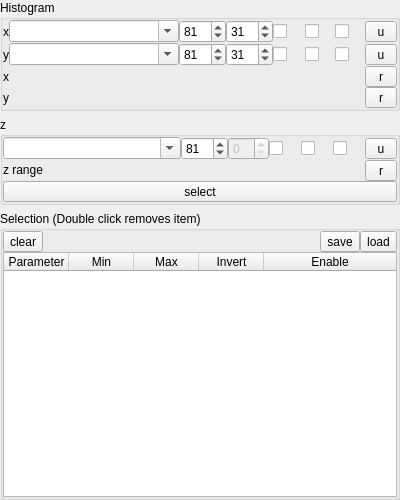
<?xml version="1.0" encoding="UTF-8"?>
<ui version="4.0">
 <class>Form</class>
 <widget class="QWidget" name="Form">
  <property name="geometry">
   <rect>
    <x>0</x>
    <y>0</y>
    <width>400</width>
    <height>500</height>
   </rect>
  </property>
  <property name="sizePolicy">
   <sizepolicy hsizetype="Preferred" vsizetype="Expanding">
    <horstretch>0</horstretch>
    <verstretch>0</verstretch>
   </sizepolicy>
  </property>
  <property name="windowTitle">
   <string>Form</string>
  </property>
  <layout class="QVBoxLayout" name="verticalLayout_3">
   <property name="leftMargin">
    <number>0</number>
   </property>
   <property name="topMargin">
    <number>0</number>
   </property>
   <property name="rightMargin">
    <number>0</number>
   </property>
   <property name="bottomMargin">
    <number>0</number>
   </property>
   <item>
    <widget class="QGroupBox" name="groupBox_2">
     <property name="sizePolicy">
      <sizepolicy hsizetype="Minimum" vsizetype="Minimum">
       <horstretch>0</horstretch>
       <verstretch>0</verstretch>
      </sizepolicy>
     </property>
     <property name="title">
      <string>Histogram</string>
     </property>
     <layout class="QVBoxLayout" name="verticalLayout_2">
      <property name="spacing">
       <number>0</number>
      </property>
      <property name="leftMargin">
       <number>0</number>
      </property>
      <property name="topMargin">
       <number>0</number>
      </property>
      <property name="rightMargin">
       <number>0</number>
      </property>
      <property name="bottomMargin">
       <number>0</number>
      </property>
      <item>
       <layout class="QGridLayout" name="gridLayout_6">
        <property name="spacing">
         <number>0</number>
        </property>
        <item row="3" column="5">
         <widget class="QCheckBox" name="checkBoxNormX">
          <property name="sizePolicy">
           <sizepolicy hsizetype="Minimum" vsizetype="Minimum">
            <horstretch>0</horstretch>
            <verstretch>0</verstretch>
           </sizepolicy>
          </property>
          <property name="minimumSize">
           <size>
            <width>32</width>
            <height>0</height>
           </size>
          </property>
          <property name="toolTip">
           <string>Normalized density</string>
          </property>
          <property name="text">
           <string/>
          </property>
         </widget>
        </item>
        <item row="6" column="0">
         <widget class="QLabel" name="label_3">
          <property name="text">
           <string>y</string>
          </property>
         </widget>
        </item>
        <item row="5" column="0">
         <widget class="QLabel" name="label_2">
          <property name="sizePolicy">
           <sizepolicy hsizetype="Fixed" vsizetype="Preferred">
            <horstretch>0</horstretch>
            <verstretch>0</verstretch>
           </sizepolicy>
          </property>
          <property name="text">
           <string>x</string>
          </property>
         </widget>
        </item>
        <item row="4" column="4">
         <widget class="QSpinBox" name="spinBoxBin2DY">
          <property name="sizePolicy">
           <sizepolicy hsizetype="Fixed" vsizetype="Fixed">
            <horstretch>0</horstretch>
            <verstretch>0</verstretch>
           </sizepolicy>
          </property>
          <property name="toolTip">
           <string>Number of 2D bins</string>
          </property>
          <property name="minimum">
           <number>1</number>
          </property>
          <property name="maximum">
           <number>999</number>
          </property>
          <property name="value">
           <number>31</number>
          </property>
         </widget>
        </item>
        <item row="3" column="6">
         <widget class="QCheckBox" name="checkBoxLogX">
          <property name="sizePolicy">
           <sizepolicy hsizetype="Fixed" vsizetype="Fixed">
            <horstretch>0</horstretch>
            <verstretch>0</verstretch>
           </sizepolicy>
          </property>
          <property name="toolTip">
           <string>Logarithmic axis</string>
          </property>
          <property name="text">
           <string/>
          </property>
         </widget>
        </item>
        <item row="4" column="6">
         <widget class="QCheckBox" name="checkBoxLogY">
          <property name="sizePolicy">
           <sizepolicy hsizetype="Fixed" vsizetype="Fixed">
            <horstretch>0</horstretch>
            <verstretch>0</verstretch>
           </sizepolicy>
          </property>
          <property name="minimumSize">
           <size>
            <width>30</width>
            <height>0</height>
           </size>
          </property>
          <property name="toolTip">
           <string>Logarithmic axis</string>
          </property>
          <property name="text">
           <string/>
          </property>
         </widget>
        </item>
        <item row="3" column="4">
         <widget class="QSpinBox" name="spinBoxBin2DX">
          <property name="sizePolicy">
           <sizepolicy hsizetype="Fixed" vsizetype="Fixed">
            <horstretch>0</horstretch>
            <verstretch>0</verstretch>
           </sizepolicy>
          </property>
          <property name="toolTip">
           <string>Number of 2D bins</string>
          </property>
          <property name="minimum">
           <number>1</number>
          </property>
          <property name="maximum">
           <number>999</number>
          </property>
          <property name="value">
           <number>31</number>
          </property>
         </widget>
        </item>
        <item row="4" column="7">
         <widget class="QCheckBox" name="checkBoxAutoScaleY">
          <property name="toolTip">
           <string>If checked the axis is changed and no default scale is defined the axis scale is updated.</string>
          </property>
          <property name="text">
           <string/>
          </property>
          <property name="checked">
           <bool>false</bool>
          </property>
         </widget>
        </item>
        <item row="3" column="7">
         <widget class="QCheckBox" name="checkBoxAutoScaleX">
          <property name="sizePolicy">
           <sizepolicy hsizetype="Fixed" vsizetype="Fixed">
            <horstretch>0</horstretch>
            <verstretch>0</verstretch>
           </sizepolicy>
          </property>
          <property name="minimumSize">
           <size>
            <width>30</width>
            <height>0</height>
           </size>
          </property>
          <property name="toolTip">
           <string>&lt;html&gt;&lt;head/&gt;&lt;body&gt;&lt;p&gt;If checked the axis is changed and no default scale is defined the axis scale is updated.&lt;/p&gt;&lt;/body&gt;&lt;/html&gt;</string>
          </property>
          <property name="text">
           <string/>
          </property>
          <property name="checked">
           <bool>false</bool>
          </property>
         </widget>
        </item>
        <item row="4" column="5">
         <widget class="QCheckBox" name="checkBoxNormY">
          <property name="sizePolicy">
           <sizepolicy hsizetype="Fixed" vsizetype="Fixed">
            <horstretch>0</horstretch>
            <verstretch>0</verstretch>
           </sizepolicy>
          </property>
          <property name="toolTip">
           <string>Normalized density</string>
          </property>
          <property name="text">
           <string/>
          </property>
         </widget>
        </item>
        <item row="3" column="2">
         <widget class="QComboBox" name="comboBoxSelX">
          <property name="sizePolicy">
           <sizepolicy hsizetype="MinimumExpanding" vsizetype="Fixed">
            <horstretch>0</horstretch>
            <verstretch>0</verstretch>
           </sizepolicy>
          </property>
          <property name="editable">
           <bool>true</bool>
          </property>
         </widget>
        </item>
        <item row="4" column="3">
         <widget class="QSpinBox" name="spinBoxBin1DY">
          <property name="sizePolicy">
           <sizepolicy hsizetype="Fixed" vsizetype="Fixed">
            <horstretch>0</horstretch>
            <verstretch>0</verstretch>
           </sizepolicy>
          </property>
          <property name="toolTip">
           <string>Number of 1D bins.</string>
          </property>
          <property name="minimum">
           <number>1</number>
          </property>
          <property name="maximum">
           <number>999</number>
          </property>
          <property name="value">
           <number>81</number>
          </property>
         </widget>
        </item>
        <item row="3" column="0">
         <widget class="QLabel" name="label">
          <property name="sizePolicy">
           <sizepolicy hsizetype="Fixed" vsizetype="Preferred">
            <horstretch>0</horstretch>
            <verstretch>0</verstretch>
           </sizepolicy>
          </property>
          <property name="text">
           <string>x</string>
          </property>
         </widget>
        </item>
        <item row="4" column="0">
         <widget class="QLabel" name="label_8">
          <property name="text">
           <string>y</string>
          </property>
         </widget>
        </item>
        <item row="5" column="2" colspan="6">
         <layout class="QHBoxLayout" name="horizontalLayout">
          <property name="spacing">
           <number>0</number>
          </property>
         </layout>
        </item>
        <item row="4" column="2">
         <widget class="QComboBox" name="comboBoxSelY">
          <property name="sizePolicy">
           <sizepolicy hsizetype="Expanding" vsizetype="Fixed">
            <horstretch>0</horstretch>
            <verstretch>0</verstretch>
           </sizepolicy>
          </property>
          <property name="editable">
           <bool>true</bool>
          </property>
         </widget>
        </item>
        <item row="6" column="2" colspan="6">
         <layout class="QHBoxLayout" name="horizontalLayout_2">
          <property name="spacing">
           <number>0</number>
          </property>
         </layout>
        </item>
        <item row="3" column="3">
         <widget class="QSpinBox" name="spinBoxBin1DX">
          <property name="sizePolicy">
           <sizepolicy hsizetype="Minimum" vsizetype="Fixed">
            <horstretch>0</horstretch>
            <verstretch>0</verstretch>
           </sizepolicy>
          </property>
          <property name="toolTip">
           <string>Number of 1D bins</string>
          </property>
          <property name="minimum">
           <number>1</number>
          </property>
          <property name="maximum">
           <number>999</number>
          </property>
          <property name="value">
           <number>81</number>
          </property>
         </widget>
        </item>
        <item row="3" column="8">
         <widget class="QToolButton" name="toolButtonSetXAxis">
          <property name="enabled">
           <bool>true</bool>
          </property>
          <property name="sizePolicy">
           <sizepolicy hsizetype="Minimum" vsizetype="Fixed">
            <horstretch>0</horstretch>
            <verstretch>0</verstretch>
           </sizepolicy>
          </property>
          <property name="minimumSize">
           <size>
            <width>32</width>
            <height>0</height>
           </size>
          </property>
          <property name="toolTip">
           <string>&lt;html&gt;&lt;head/&gt;&lt;body&gt;&lt;p&gt;Update default axis range.&lt;/p&gt;&lt;p&gt;To save current default axis settings use the Settings-&amp;gt;Save Menu.&lt;/p&gt;&lt;/body&gt;&lt;/html&gt;</string>
          </property>
          <property name="text">
           <string>u</string>
          </property>
         </widget>
        </item>
        <item row="4" column="8">
         <widget class="QToolButton" name="toolButtonSetYAxis">
          <property name="enabled">
           <bool>true</bool>
          </property>
          <property name="sizePolicy">
           <sizepolicy hsizetype="Minimum" vsizetype="Fixed">
            <horstretch>0</horstretch>
            <verstretch>0</verstretch>
           </sizepolicy>
          </property>
          <property name="toolTip">
           <string>&lt;html&gt;&lt;head/&gt;&lt;body&gt;&lt;p&gt;Update default axis range.&lt;/p&gt;&lt;p&gt;To save current default axis settings use the Settings-&amp;gt;Save Menu.&lt;/p&gt;&lt;/body&gt;&lt;/html&gt;</string>
          </property>
          <property name="text">
           <string>u</string>
          </property>
         </widget>
        </item>
        <item row="6" column="8">
         <widget class="QToolButton" name="toolButtonAutoY">
          <property name="sizePolicy">
           <sizepolicy hsizetype="Minimum" vsizetype="Fixed">
            <horstretch>0</horstretch>
            <verstretch>0</verstretch>
           </sizepolicy>
          </property>
          <property name="text">
           <string>r</string>
          </property>
         </widget>
        </item>
        <item row="5" column="8">
         <widget class="QToolButton" name="toolButtonAutoX">
          <property name="sizePolicy">
           <sizepolicy hsizetype="Minimum" vsizetype="Fixed">
            <horstretch>0</horstretch>
            <verstretch>0</verstretch>
           </sizepolicy>
          </property>
          <property name="text">
           <string>r</string>
          </property>
         </widget>
        </item>
       </layout>
      </item>
     </layout>
    </widget>
   </item>
   <item>
    <widget class="QGroupBox" name="groupBox_3">
     <property name="sizePolicy">
      <sizepolicy hsizetype="Preferred" vsizetype="Minimum">
       <horstretch>0</horstretch>
       <verstretch>0</verstretch>
      </sizepolicy>
     </property>
     <property name="title">
      <string>z</string>
     </property>
     <layout class="QVBoxLayout" name="verticalLayout_5">
      <property name="spacing">
       <number>0</number>
      </property>
      <property name="leftMargin">
       <number>0</number>
      </property>
      <property name="topMargin">
       <number>0</number>
      </property>
      <property name="rightMargin">
       <number>0</number>
      </property>
      <property name="bottomMargin">
       <number>0</number>
      </property>
      <item>
       <layout class="QGridLayout" name="gridLayout_2">
        <property name="spacing">
         <number>0</number>
        </property>
        <item row="0" column="15">
         <widget class="QToolButton" name="toolButtonSetZAxis">
          <property name="enabled">
           <bool>true</bool>
          </property>
          <property name="sizePolicy">
           <sizepolicy hsizetype="Fixed" vsizetype="Fixed">
            <horstretch>0</horstretch>
            <verstretch>0</verstretch>
           </sizepolicy>
          </property>
          <property name="minimumSize">
           <size>
            <width>32</width>
            <height>0</height>
           </size>
          </property>
          <property name="toolTip">
           <string>&lt;html&gt;&lt;head/&gt;&lt;body&gt;&lt;p&gt;Update default axis range.&lt;/p&gt;&lt;p&gt;To save current default axis settings use the Settings-&amp;gt;Save Menu.&lt;/p&gt;&lt;/body&gt;&lt;/html&gt;</string>
          </property>
          <property name="text">
           <string>u</string>
          </property>
         </widget>
        </item>
        <item row="1" column="0">
         <widget class="QLabel" name="label_7">
          <property name="sizePolicy">
           <sizepolicy hsizetype="Fixed" vsizetype="Fixed">
            <horstretch>0</horstretch>
            <verstretch>0</verstretch>
           </sizepolicy>
          </property>
          <property name="text">
           <string>z range</string>
          </property>
         </widget>
        </item>
        <item row="1" column="15">
         <widget class="QToolButton" name="toolButtonAutoZ">
          <property name="sizePolicy">
           <sizepolicy hsizetype="Minimum" vsizetype="Fixed">
            <horstretch>0</horstretch>
            <verstretch>0</verstretch>
           </sizepolicy>
          </property>
          <property name="text">
           <string>r</string>
          </property>
         </widget>
        </item>
        <item row="1" column="1" colspan="13">
         <layout class="QHBoxLayout" name="horizontalLayout_3">
          <property name="spacing">
           <number>0</number>
          </property>
         </layout>
        </item>
        <item row="0" column="14">
         <widget class="QCheckBox" name="checkBoxAutoScaleZ">
          <property name="sizePolicy">
           <sizepolicy hsizetype="Fixed" vsizetype="Fixed">
            <horstretch>0</horstretch>
            <verstretch>0</verstretch>
           </sizepolicy>
          </property>
          <property name="minimumSize">
           <size>
            <width>32</width>
            <height>0</height>
           </size>
          </property>
          <property name="toolTip">
           <string>If checked the axis is changed and no default scale is defined the axis scale is updated.</string>
          </property>
          <property name="text">
           <string/>
          </property>
          <property name="checked">
           <bool>false</bool>
          </property>
         </widget>
        </item>
        <item row="0" column="13">
         <widget class="QCheckBox" name="checkBoxLogZ">
          <property name="sizePolicy">
           <sizepolicy hsizetype="Fixed" vsizetype="Fixed">
            <horstretch>0</horstretch>
            <verstretch>0</verstretch>
           </sizepolicy>
          </property>
          <property name="minimumSize">
           <size>
            <width>32</width>
            <height>0</height>
           </size>
          </property>
          <property name="toolTip">
           <string>Logarithmic axis</string>
          </property>
          <property name="text">
           <string/>
          </property>
         </widget>
        </item>
        <item row="0" column="12">
         <widget class="QCheckBox" name="checkBoxNormZ">
          <property name="sizePolicy">
           <sizepolicy hsizetype="Fixed" vsizetype="Fixed">
            <horstretch>0</horstretch>
            <verstretch>0</verstretch>
           </sizepolicy>
          </property>
          <property name="minimumSize">
           <size>
            <width>32</width>
            <height>0</height>
           </size>
          </property>
          <property name="toolTip">
           <string>Normalized density</string>
          </property>
          <property name="text">
           <string/>
          </property>
         </widget>
        </item>
        <item row="0" column="11">
         <widget class="QSpinBox" name="spinBoxBin2DZ">
          <property name="enabled">
           <bool>false</bool>
          </property>
         </widget>
        </item>
        <item row="0" column="10">
         <widget class="QSpinBox" name="spinBoxBin1DZ">
          <property name="toolTip">
           <string>Number of 1D bins.</string>
          </property>
          <property name="minimum">
           <number>1</number>
          </property>
          <property name="maximum">
           <number>999</number>
          </property>
          <property name="value">
           <number>81</number>
          </property>
         </widget>
        </item>
        <item row="0" column="0" colspan="10">
         <widget class="QComboBox" name="comboBoxSelZ">
          <property name="sizePolicy">
           <sizepolicy hsizetype="Expanding" vsizetype="Fixed">
            <horstretch>0</horstretch>
            <verstretch>0</verstretch>
           </sizepolicy>
          </property>
          <property name="editable">
           <bool>true</bool>
          </property>
         </widget>
        </item>
       </layout>
      </item>
      <item>
       <layout class="QVBoxLayout" name="verticalLayout_4">
        <property name="spacing">
         <number>0</number>
        </property>
        <property name="sizeConstraint">
         <enum>QLayout::SetDefaultConstraint</enum>
        </property>
        <item>
         <widget class="QToolButton" name="toolButtonAddSelection">
          <property name="sizePolicy">
           <sizepolicy hsizetype="Minimum" vsizetype="Fixed">
            <horstretch>0</horstretch>
            <verstretch>0</verstretch>
           </sizepolicy>
          </property>
          <property name="toolTip">
           <string>Add a new selection range to the selection list.</string>
          </property>
          <property name="layoutDirection">
           <enum>Qt::RightToLeft</enum>
          </property>
          <property name="text">
           <string>select</string>
          </property>
         </widget>
        </item>
       </layout>
      </item>
     </layout>
    </widget>
   </item>
   <item>
    <widget class="QGroupBox" name="groupBox">
     <property name="sizePolicy">
      <sizepolicy hsizetype="Expanding" vsizetype="Expanding">
       <horstretch>0</horstretch>
       <verstretch>0</verstretch>
      </sizepolicy>
     </property>
     <property name="minimumSize">
      <size>
       <width>0</width>
       <height>0</height>
      </size>
     </property>
     <property name="maximumSize">
      <size>
       <width>16777215</width>
       <height>16777215</height>
      </size>
     </property>
     <property name="title">
      <string>Selection (Double click removes item)</string>
     </property>
     <layout class="QVBoxLayout" name="verticalLayout">
      <property name="spacing">
       <number>0</number>
      </property>
      <property name="leftMargin">
       <number>0</number>
      </property>
      <property name="topMargin">
       <number>0</number>
      </property>
      <property name="rightMargin">
       <number>0</number>
      </property>
      <property name="bottomMargin">
       <number>0</number>
      </property>
      <item>
       <layout class="QHBoxLayout" name="horizontalLayout_4">
        <property name="spacing">
         <number>0</number>
        </property>
        <item>
         <widget class="QToolButton" name="toolButtonClearSelection">
          <property name="text">
           <string>clear</string>
          </property>
         </widget>
        </item>
        <item>
         <spacer name="horizontalSpacer">
          <property name="orientation">
           <enum>Qt::Horizontal</enum>
          </property>
          <property name="sizeHint" stdset="0">
           <size>
            <width>40</width>
            <height>20</height>
           </size>
          </property>
         </spacer>
        </item>
        <item>
         <widget class="QToolButton" name="toolButtonSaveSelection">
          <property name="text">
           <string>save</string>
          </property>
         </widget>
        </item>
        <item>
         <widget class="QToolButton" name="toolButtonLoadSelection">
          <property name="text">
           <string>load</string>
          </property>
         </widget>
        </item>
       </layout>
      </item>
      <item>
       <widget class="QTableWidget" name="tableWidget">
        <property name="sizePolicy">
         <sizepolicy hsizetype="MinimumExpanding" vsizetype="Expanding">
          <horstretch>0</horstretch>
          <verstretch>0</verstretch>
         </sizepolicy>
        </property>
        <property name="minimumSize">
         <size>
          <width>0</width>
          <height>0</height>
         </size>
        </property>
        <property name="toolTip">
         <string>Double click to remove a selection</string>
        </property>
        <property name="editTriggers">
         <set>QAbstractItemView::AnyKeyPressed|QAbstractItemView::EditKeyPressed|QAbstractItemView::SelectedClicked</set>
        </property>
        <attribute name="horizontalHeaderDefaultSectionSize">
         <number>65</number>
        </attribute>
        <attribute name="horizontalHeaderStretchLastSection">
         <bool>true</bool>
        </attribute>
        <attribute name="verticalHeaderMinimumSectionSize">
         <number>25</number>
        </attribute>
        <attribute name="verticalHeaderDefaultSectionSize">
         <number>35</number>
        </attribute>
        <column>
         <property name="text">
          <string>Parameter</string>
         </property>
        </column>
        <column>
         <property name="text">
          <string>Min</string>
         </property>
        </column>
        <column>
         <property name="text">
          <string>Max</string>
         </property>
        </column>
        <column>
         <property name="text">
          <string>Invert</string>
         </property>
        </column>
        <column>
         <property name="text">
          <string>Enable</string>
         </property>
        </column>
       </widget>
      </item>
     </layout>
    </widget>
   </item>
  </layout>
  <action name="actionUpdatePlots">
   <property name="text">
    <string>UpdatePlots</string>
   </property>
  </action>
  <action name="actionAdd_Selection">
   <property name="text">
    <string>Add Selection</string>
   </property>
  </action>
  <action name="actionClear_Selection">
   <property name="text">
    <string>Clear Selection</string>
   </property>
  </action>
  <action name="actionAuto_range_x">
   <property name="text">
    <string>Auto range x</string>
   </property>
  </action>
  <action name="actionAuto_range_y">
   <property name="text">
    <string>Auto range y</string>
   </property>
  </action>
  <action name="actionSelectionTableClicked">
   <property name="text">
    <string>SelectionTableClicked</string>
   </property>
  </action>
  <action name="actionUpdate_axis_scales">
   <property name="text">
    <string>Update axis scales</string>
   </property>
  </action>
  <action name="actionAuto_range_z">
   <property name="text">
    <string>Auto range z</string>
   </property>
  </action>
  <action name="actionSave_selection">
   <property name="text">
    <string>Save selection</string>
   </property>
  </action>
  <action name="actionLoad_selection">
   <property name="text">
    <string>Load selection</string>
   </property>
  </action>
  <action name="actionX_axis_changed">
   <property name="text">
    <string>X axis changed</string>
   </property>
  </action>
  <action name="actionY_axis_changed">
   <property name="text">
    <string>actionY_axis_changed</string>
   </property>
  </action>
  <action name="actionZ_axis_changed">
   <property name="text">
    <string>actionZ_axis_changed</string>
   </property>
  </action>
  <action name="actionUpdate_x_axis_settings">
   <property name="text">
    <string>Update x axis settings</string>
   </property>
  </action>
  <action name="actionUpdate_y_axis_settings">
   <property name="text">
    <string>Update y axis settings</string>
   </property>
   <property name="toolTip">
    <string>Update y axis settings</string>
   </property>
  </action>
  <action name="actionUpdate_z_axis_settings">
   <property name="text">
    <string>Update z axis settings</string>
   </property>
   <property name="toolTip">
    <string>Update z axis settings</string>
   </property>
  </action>
 </widget>
 <resources/>
 <connections>
  <connection>
   <sender>tableWidget</sender>
   <signal>cellDoubleClicked(int,int)</signal>
   <receiver>actionSelectionTableClicked</receiver>
   <slot>trigger()</slot>
   <hints>
    <hint type="sourcelabel">
     <x>199</x>
     <y>299</y>
    </hint>
    <hint type="destinationlabel">
     <x>-1</x>
     <y>-1</y>
    </hint>
   </hints>
  </connection>
  <connection>
   <sender>checkBoxNormX</sender>
   <signal>toggled(bool)</signal>
   <receiver>actionUpdatePlots</receiver>
   <slot>trigger()</slot>
   <hints>
    <hint type="sourcelabel">
     <x>367</x>
     <y>33</y>
    </hint>
    <hint type="destinationlabel">
     <x>-1</x>
     <y>-1</y>
    </hint>
   </hints>
  </connection>
  <connection>
   <sender>checkBoxLogX</sender>
   <signal>toggled(bool)</signal>
   <receiver>actionUpdate_axis_scales</receiver>
   <slot>trigger()</slot>
   <hints>
    <hint type="sourcelabel">
     <x>380</x>
     <y>33</y>
    </hint>
    <hint type="destinationlabel">
     <x>-1</x>
     <y>-1</y>
    </hint>
   </hints>
  </connection>
  <connection>
   <sender>checkBoxNormY</sender>
   <signal>toggled(bool)</signal>
   <receiver>actionUpdatePlots</receiver>
   <slot>trigger()</slot>
   <hints>
    <hint type="sourcelabel">
     <x>367</x>
     <y>53</y>
    </hint>
    <hint type="destinationlabel">
     <x>-1</x>
     <y>-1</y>
    </hint>
   </hints>
  </connection>
  <connection>
   <sender>checkBoxLogY</sender>
   <signal>toggled(bool)</signal>
   <receiver>actionUpdate_axis_scales</receiver>
   <slot>trigger()</slot>
   <hints>
    <hint type="sourcelabel">
     <x>380</x>
     <y>53</y>
    </hint>
    <hint type="destinationlabel">
     <x>-1</x>
     <y>-1</y>
    </hint>
   </hints>
  </connection>
  <connection>
   <sender>spinBoxBin1DX</sender>
   <signal>valueChanged(int)</signal>
   <receiver>actionUpdatePlots</receiver>
   <slot>trigger()</slot>
   <hints>
    <hint type="sourcelabel">
     <x>254</x>
     <y>33</y>
    </hint>
    <hint type="destinationlabel">
     <x>-1</x>
     <y>-1</y>
    </hint>
   </hints>
  </connection>
  <connection>
   <sender>spinBoxBin1DY</sender>
   <signal>valueChanged(int)</signal>
   <receiver>actionUpdatePlots</receiver>
   <slot>trigger()</slot>
   <hints>
    <hint type="sourcelabel">
     <x>254</x>
     <y>53</y>
    </hint>
    <hint type="destinationlabel">
     <x>-1</x>
     <y>-1</y>
    </hint>
   </hints>
  </connection>
  <connection>
   <sender>spinBoxBin2DX</sender>
   <signal>valueChanged(int)</signal>
   <receiver>actionUpdatePlots</receiver>
   <slot>trigger()</slot>
   <hints>
    <hint type="sourcelabel">
     <x>297</x>
     <y>33</y>
    </hint>
    <hint type="destinationlabel">
     <x>-1</x>
     <y>-1</y>
    </hint>
   </hints>
  </connection>
  <connection>
   <sender>spinBoxBin2DY</sender>
   <signal>valueChanged(int)</signal>
   <receiver>actionUpdatePlots</receiver>
   <slot>trigger()</slot>
   <hints>
    <hint type="sourcelabel">
     <x>297</x>
     <y>53</y>
    </hint>
    <hint type="destinationlabel">
     <x>-1</x>
     <y>-1</y>
    </hint>
   </hints>
  </connection>
  <connection>
   <sender>comboBoxSelX</sender>
   <signal>currentIndexChanged(int)</signal>
   <receiver>actionX_axis_changed</receiver>
   <slot>trigger()</slot>
   <hints>
    <hint type="sourcelabel">
     <x>124</x>
     <y>33</y>
    </hint>
    <hint type="destinationlabel">
     <x>-1</x>
     <y>-1</y>
    </hint>
   </hints>
  </connection>
  <connection>
   <sender>comboBoxSelY</sender>
   <signal>currentIndexChanged(int)</signal>
   <receiver>actionY_axis_changed</receiver>
   <slot>trigger()</slot>
   <hints>
    <hint type="sourcelabel">
     <x>124</x>
     <y>53</y>
    </hint>
    <hint type="destinationlabel">
     <x>-1</x>
     <y>-1</y>
    </hint>
   </hints>
  </connection>
  <connection>
   <sender>comboBoxSelZ</sender>
   <signal>currentIndexChanged(int)</signal>
   <receiver>actionZ_axis_changed</receiver>
   <slot>trigger()</slot>
   <hints>
    <hint type="sourcelabel">
     <x>174</x>
     <y>124</y>
    </hint>
    <hint type="destinationlabel">
     <x>-1</x>
     <y>-1</y>
    </hint>
   </hints>
  </connection>
  <connection>
   <sender>checkBoxLogZ</sender>
   <signal>toggled(bool)</signal>
   <receiver>actionUpdate_axis_scales</receiver>
   <slot>trigger()</slot>
   <hints>
    <hint type="sourcelabel">
     <x>380</x>
     <y>124</y>
    </hint>
    <hint type="destinationlabel">
     <x>-1</x>
     <y>-1</y>
    </hint>
   </hints>
  </connection>
  <connection>
   <sender>checkBoxNormZ</sender>
   <signal>toggled(bool)</signal>
   <receiver>actionUpdatePlots</receiver>
   <slot>trigger()</slot>
   <hints>
    <hint type="sourcelabel">
     <x>367</x>
     <y>124</y>
    </hint>
    <hint type="destinationlabel">
     <x>-1</x>
     <y>-1</y>
    </hint>
   </hints>
  </connection>
  <connection>
   <sender>spinBoxBin1DZ</sender>
   <signal>valueChanged(int)</signal>
   <receiver>actionUpdatePlots</receiver>
   <slot>trigger()</slot>
   <hints>
    <hint type="sourcelabel">
     <x>283</x>
     <y>124</y>
    </hint>
    <hint type="destinationlabel">
     <x>-1</x>
     <y>-1</y>
    </hint>
   </hints>
  </connection>
  <connection>
   <sender>toolButtonSaveSelection</sender>
   <signal>clicked()</signal>
   <receiver>actionSave_selection</receiver>
   <slot>trigger()</slot>
   <hints>
    <hint type="sourcelabel">
     <x>216</x>
     <y>207</y>
    </hint>
    <hint type="destinationlabel">
     <x>-1</x>
     <y>-1</y>
    </hint>
   </hints>
  </connection>
  <connection>
   <sender>toolButtonLoadSelection</sender>
   <signal>clicked()</signal>
   <receiver>actionLoad_selection</receiver>
   <slot>trigger()</slot>
   <hints>
    <hint type="sourcelabel">
     <x>251</x>
     <y>207</y>
    </hint>
    <hint type="destinationlabel">
     <x>-1</x>
     <y>-1</y>
    </hint>
   </hints>
  </connection>
  <connection>
   <sender>toolButtonSetXAxis</sender>
   <signal>clicked()</signal>
   <receiver>actionUpdate_x_axis_settings</receiver>
   <slot>trigger()</slot>
   <hints>
    <hint type="sourcelabel">
     <x>395</x>
     <y>33</y>
    </hint>
    <hint type="destinationlabel">
     <x>-1</x>
     <y>-1</y>
    </hint>
   </hints>
  </connection>
  <connection>
   <sender>toolButtonSetYAxis</sender>
   <signal>clicked()</signal>
   <receiver>actionUpdate_y_axis_settings</receiver>
   <slot>trigger()</slot>
   <hints>
    <hint type="sourcelabel">
     <x>395</x>
     <y>53</y>
    </hint>
    <hint type="destinationlabel">
     <x>-1</x>
     <y>-1</y>
    </hint>
   </hints>
  </connection>
  <connection>
   <sender>toolButtonSetZAxis</sender>
   <signal>clicked()</signal>
   <receiver>actionUpdate_z_axis_settings</receiver>
   <slot>trigger()</slot>
   <hints>
    <hint type="sourcelabel">
     <x>375</x>
     <y>153</y>
    </hint>
    <hint type="destinationlabel">
     <x>-1</x>
     <y>-1</y>
    </hint>
   </hints>
  </connection>
  <connection>
   <sender>toolButtonAutoX</sender>
   <signal>clicked()</signal>
   <receiver>actionAuto_range_x</receiver>
   <slot>trigger()</slot>
   <hints>
    <hint type="sourcelabel">
     <x>309</x>
     <y>24</y>
    </hint>
    <hint type="destinationlabel">
     <x>-1</x>
     <y>-1</y>
    </hint>
   </hints>
  </connection>
  <connection>
   <sender>toolButtonAutoY</sender>
   <signal>clicked()</signal>
   <receiver>actionAuto_range_y</receiver>
   <slot>trigger()</slot>
   <hints>
    <hint type="sourcelabel">
     <x>309</x>
     <y>44</y>
    </hint>
    <hint type="destinationlabel">
     <x>-1</x>
     <y>-1</y>
    </hint>
   </hints>
  </connection>
  <connection>
   <sender>toolButtonAutoZ</sender>
   <signal>clicked()</signal>
   <receiver>actionAuto_range_z</receiver>
   <slot>trigger()</slot>
   <hints>
    <hint type="sourcelabel">
     <x>309</x>
     <y>132</y>
    </hint>
    <hint type="destinationlabel">
     <x>-1</x>
     <y>-1</y>
    </hint>
   </hints>
  </connection>
  <connection>
   <sender>toolButtonAddSelection</sender>
   <signal>clicked()</signal>
   <receiver>actionAdd_Selection</receiver>
   <slot>trigger()</slot>
   <hints>
    <hint type="sourcelabel">
     <x>309</x>
     <y>132</y>
    </hint>
    <hint type="destinationlabel">
     <x>-1</x>
     <y>-1</y>
    </hint>
   </hints>
  </connection>
  <connection>
   <sender>spinBoxBin1DZ</sender>
   <signal>valueChanged(int)</signal>
   <receiver>spinBoxBin2DZ</receiver>
   <slot>setValue(int)</slot>
   <hints>
    <hint type="sourcelabel">
     <x>225</x>
     <y>128</y>
    </hint>
    <hint type="destinationlabel">
     <x>270</x>
     <y>128</y>
    </hint>
   </hints>
  </connection>
  <connection>
   <sender>toolButtonClearSelection</sender>
   <signal>clicked()</signal>
   <receiver>actionClear_Selection</receiver>
   <slot>trigger()</slot>
   <hints>
    <hint type="sourcelabel">
     <x>19</x>
     <y>208</y>
    </hint>
    <hint type="destinationlabel">
     <x>-1</x>
     <y>-1</y>
    </hint>
   </hints>
  </connection>
 </connections>
</ui>
